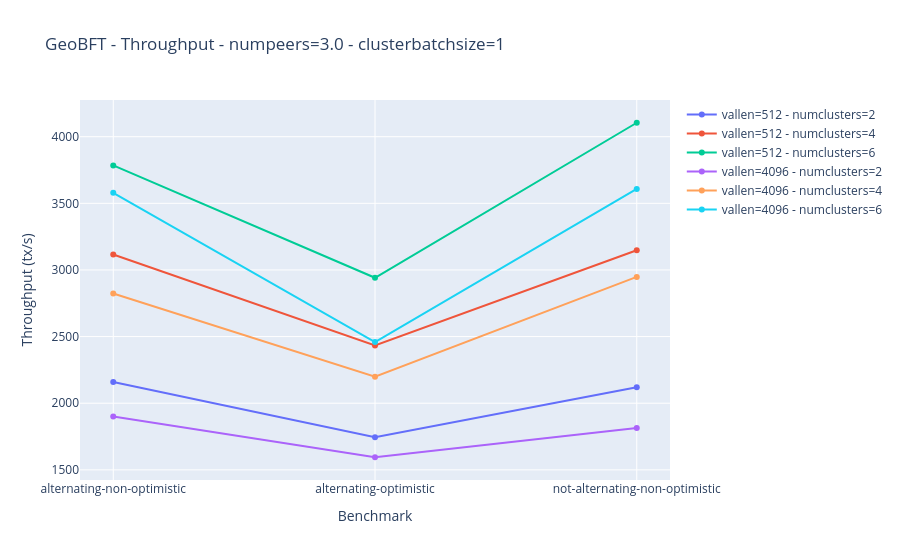
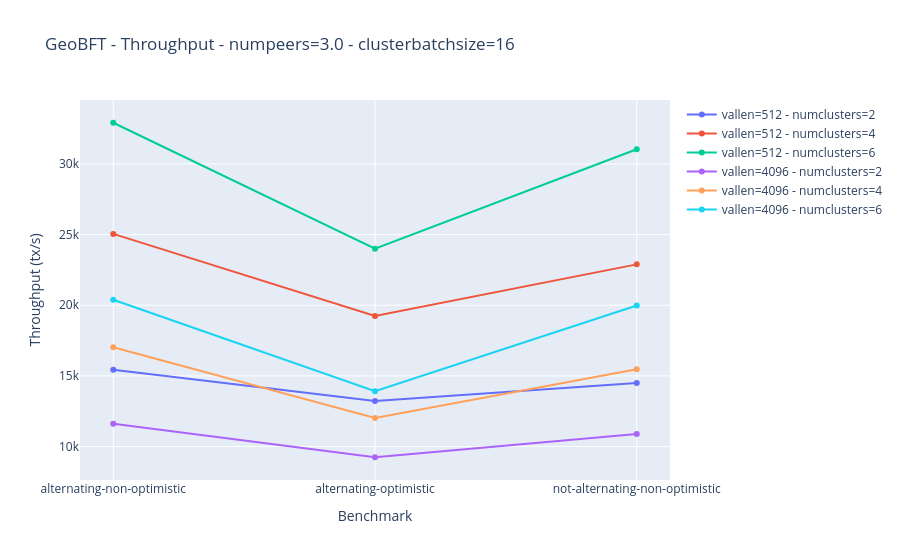
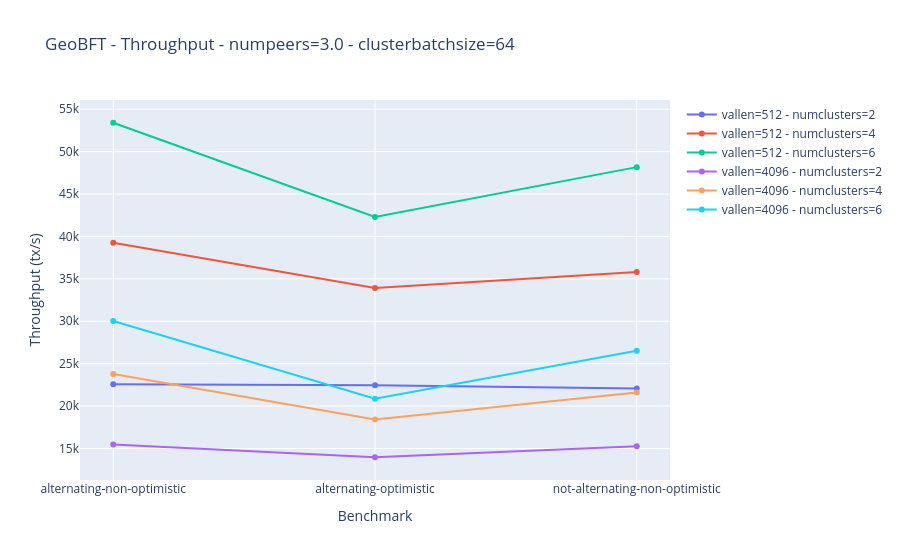
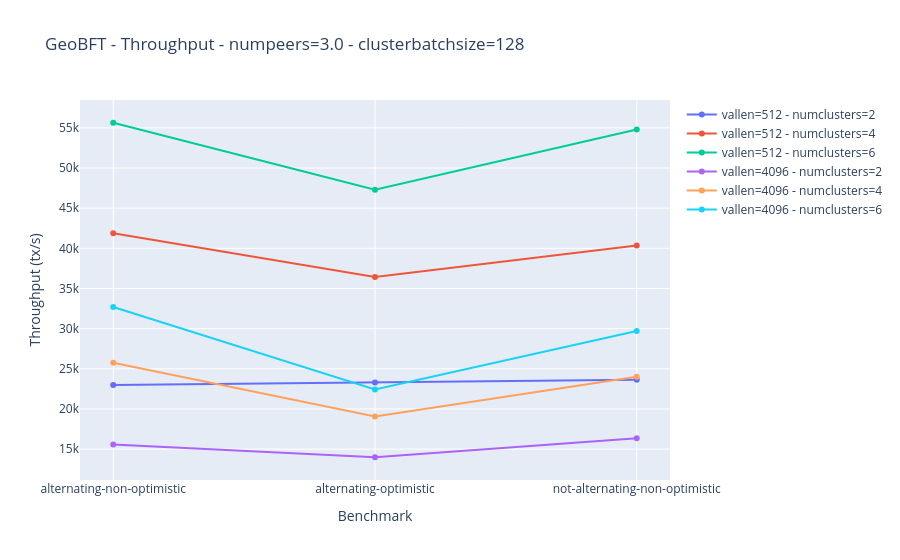

The notebook cell saved with these charts, in order:
### Code cell
grouped = throughputs.query("cluster_batch_size < 256").groupby(["num_peers","cluster_batch_size"])
for gr, g in grouped:
    fig  = go.Figure()
    for v,data in g.sort_values(["number_of_clusters","vallen","benchmark"]).groupby(["vallen","number_of_clusters"]):
        
        fig.add_trace(go.Scatter(
            name=f"vallen={v[0]} - numclusters={v[1]}",
            x=data["benchmark"],
            y=data["throughput"]
        ))
    fig.update_layout(
        title=f"GeoBFT - Throughput - numpeers={gr[0]} - clusterbatchsize={gr[1]}",
        xaxis_title="Benchmark",
        yaxis_title="Throughput (tx/s)",
        barmode='group'
    )
    fig.show()
    tikzplotly.save(filepath=f"outputs/{notebook_name}/geobft-throughput-numpeers-{gr[0]}-clusterbatchsize-{gr[1]}.tex",fig=fig)

### Figure 1 — Plotly figure (JSON) as saved in the notebook; plotly's stock layout.template omitted (floating-point values rounded to 4 significant figures)
{"data": [{"name": "vallen=512 - numclusters=2", "type": "scatter", "x": ["alternating-non-optimistic", "alternating-optimistic", "not-alternating-non-optimistic"], "y": [2159.0, 1745.0, 2120.0]}, {"name": "vallen=512 - numclusters=4", "type": "scatter", "x": ["alternating-non-optimistic", "alternating-optimistic", "not-alternating-non-optimistic"], "y": [3116.0, 2433.0, 3148.0]}, {"name": "vallen=512 - numclusters=6", "type": "scatter", "x": ["alternating-non-optimistic", "alternating-optimistic", "not-alternating-non-optimistic"], "y": [3784.0, 2941.0, 4105.0]}, {"name": "vallen=4096 - numclusters=2", "type": "scatter", "x": ["alternating-non-optimistic", "alternating-optimistic", "not-alternating-non-optimistic"], "y": [1900.0, 1595.0, 1814.0]}, {"name": "vallen=4096 - numclusters=4", "type": "scatter", "x": ["alternating-non-optimistic", "alternating-optimistic", "not-alternating-non-optimistic"], "y": [2823.0, 2200.0, 2948.0]}, {"name": "vallen=4096 - numclusters=6", "type": "scatter", "x": ["alternating-non-optimistic", "alternating-optimistic", "not-alternating-non-optimistic"], "y": [3579.0, 2459.0, 3608.0]}], "layout": {"barmode": "group", "title": {"text": "GeoBFT - Throughput - numpeers=3.0 - clusterbatchsize=1"}, "xaxis": {"title": {"text": "Benchmark"}}, "yaxis": {"title": {"text": "Throughput (tx/s)"}}}}

### Figure 2 — Plotly figure (JSON) as saved in the notebook; plotly's stock layout.template omitted (floating-point values rounded to 4 significant figures)
{"data": [{"name": "vallen=512 - numclusters=2", "type": "scatter", "x": ["alternating-non-optimistic", "alternating-optimistic", "not-alternating-non-optimistic"], "y": [15440.0, 13230.0, 14500.0]}, {"name": "vallen=512 - numclusters=4", "type": "scatter", "x": ["alternating-non-optimistic", "alternating-optimistic", "not-alternating-non-optimistic"], "y": [25050.0, 19240.0, 22890.0]}, {"name": "vallen=512 - numclusters=6", "type": "scatter", "x": ["alternating-non-optimistic", "alternating-optimistic", "not-alternating-non-optimistic"], "y": [32910.0, 24000.0, 31040.0]}, {"name": "vallen=4096 - numclusters=2", "type": "scatter", "x": ["alternating-non-optimistic", "alternating-optimistic", "not-alternating-non-optimistic"], "y": [11610.0, 9244.0, 10890.0]}, {"name": "vallen=4096 - numclusters=4", "type": "scatter", "x": ["alternating-non-optimistic", "alternating-optimistic", "not-alternating-non-optimistic"], "y": [17030.0, 12020.0, 15470.0]}, {"name": "vallen=4096 - numclusters=6", "type": "scatter", "x": ["alternating-non-optimistic", "alternating-optimistic", "not-alternating-non-optimistic"], "y": [20380.0, 13910.0, 19980.0]}], "layout": {"barmode": "group", "title": {"text": "GeoBFT - Throughput - numpeers=3.0 - clusterbatchsize=16"}, "xaxis": {"title": {"text": "Benchmark"}}, "yaxis": {"title": {"text": "Throughput (tx/s)"}}}}

### Figure 3 — Plotly figure (JSON) as saved in the notebook; plotly's stock layout.template omitted (floating-point values rounded to 4 significant figures)
{"data": [{"name": "vallen=512 - numclusters=2", "type": "scatter", "x": ["alternating-non-optimistic", "alternating-optimistic", "not-alternating-non-optimistic"], "y": [22580.0, 22450.0, 22070.0]}, {"name": "vallen=512 - numclusters=4", "type": "scatter", "x": ["alternating-non-optimistic", "alternating-optimistic", "not-alternating-non-optimistic"], "y": [39260.0, 33920.0, 35810.0]}, {"name": "vallen=512 - numclusters=6", "type": "scatter", "x": ["alternating-non-optimistic", "alternating-optimistic", "not-alternating-non-optimistic"], "y": [53400.0, 42290.0, 48170.0]}, {"name": "vallen=4096 - numclusters=2", "type": "scatter", "x": ["alternating-non-optimistic", "alternating-optimistic", "not-alternating-non-optimistic"], "y": [15460.0, 13970.0, 15250.0]}, {"name": "vallen=4096 - numclusters=4", "type": "scatter", "x": ["alternating-non-optimistic", "alternating-optimistic", "not-alternating-non-optimistic"], "y": [23770.0, 18400.0, 21590.0]}, {"name": "vallen=4096 - numclusters=6", "type": "scatter", "x": ["alternating-non-optimistic", "alternating-optimistic", "not-alternating-non-optimistic"], "y": [30030.0, 20860.0, 26510.0]}], "layout": {"barmode": "group", "title": {"text": "GeoBFT - Throughput - numpeers=3.0 - clusterbatchsize=64"}, "xaxis": {"title": {"text": "Benchmark"}}, "yaxis": {"title": {"text": "Throughput (tx/s)"}}}}

### Figure 4 — Plotly figure (JSON) as saved in the notebook; plotly's stock layout.template omitted (floating-point values rounded to 4 significant figures)
{"data": [{"name": "vallen=512 - numclusters=2", "type": "scatter", "x": ["alternating-non-optimistic", "alternating-optimistic", "not-alternating-non-optimistic"], "y": [22990.0, 23290.0, 23650.0]}, {"name": "vallen=512 - numclusters=4", "type": "scatter", "x": ["alternating-non-optimistic", "alternating-optimistic", "not-alternating-non-optimistic"], "y": [41870.0, 36440.0, 40340.0]}, {"name": "vallen=512 - numclusters=6", "type": "scatter", "x": ["alternating-non-optimistic", "alternating-optimistic", "not-alternating-non-optimistic"], "y": [55640.0, 47300.0, 54800.0]}, {"name": "vallen=4096 - numclusters=2", "type": "scatter", "x": ["alternating-non-optimistic", "alternating-optimistic", "not-alternating-non-optimistic"], "y": [15560.0, 13990.0, 16340.0]}, {"name": "vallen=4096 - numclusters=4", "type": "scatter", "x": ["alternating-non-optimistic", "alternating-optimistic", "not-alternating-non-optimistic"], "y": [25750.0, 19060.0, 24010.0]}, {"name": "vallen=4096 - numclusters=6", "type": "scatter", "x": ["alternating-non-optimistic", "alternating-optimistic", "not-alternating-non-optimistic"], "y": [32700.0, 22420.0, 29720.0]}], "layout": {"barmode": "group", "title": {"text": "GeoBFT - Throughput - numpeers=3.0 - clusterbatchsize=128"}, "xaxis": {"title": {"text": "Benchmark"}}, "yaxis": {"title": {"text": "Throughput (tx/s)"}}}}
